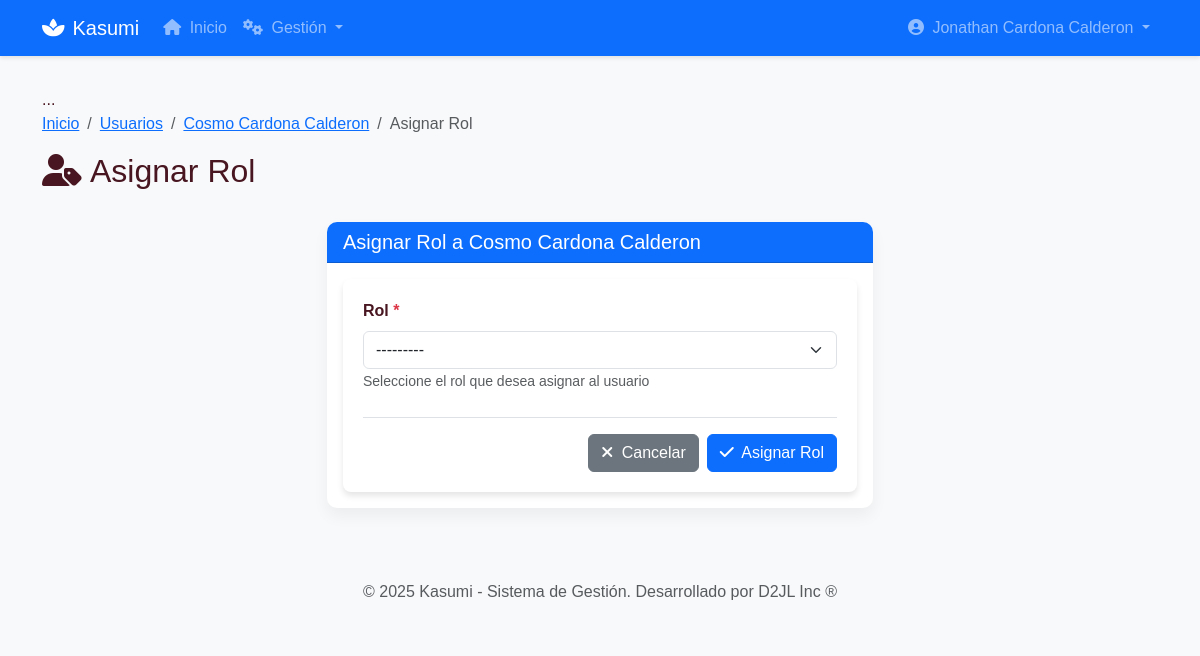
/usuarios/usuarios/8/asignar-rol/ (signed in), run on the app's committed database.
### accounts/models.py (models this page shows, shortened)
class Usuario(AbstractUser):
    TIPO_DOCUMENTO_CHOICES = [
        ('CC', 'Cédula de Ciudadanía'),
        ('CE', 'Cédula de Extranjería'),
        ('TI', 'Tarjeta de Identidad'),
        ('PAS', 'Pasaporte'),
    ]
    username = None
    email = models.EmailField(_('email address'), unique=True)
    tipo_documento = models.CharField(
        max_length=3,
        choices=TIPO_DOCUMENTO_CHOICES,
        default='CC',
        verbose_name='Tipo de Documento'
    )
    numero_documento = models.CharField(
        max_length=20,
        unique=True,
        verbose_name='Número de Documento'
    )
    telefono = models.CharField(max_length=15, blank=True, verbose_name='Teléfono')
    direccion = models.TextField(blank=True, verbose_name='Dirección')
    ciudad = models.CharField(max_length=100, blank=True, verbose_name='Ciudad')
    fecha_nacimiento = models.DateField(null=True, blank=True, verbose_name='Fecha de Nacimiento')
    USERNAME_FIELD = 'email'
    REQUIRED_FIELDS = ['numero_documento', 'first_name', 'last_name']
    objects = UsuarioManager()
    class Meta:
        verbose_name = 'Usuario'
        verbose_name_plural = 'Usuarios'

### gestion_usuarios/views.py (the view, shortened to what this page needs)
class AsignarRolView(LoginRequiredMixin, UserPassesTestMixin, CreateView):
    model = UsuarioRol
    form_class = AsignarRolForm
    template_name = 'gestion_usuarios/roles/asignar_rol.html'
    def test_func(self):
        return self.request.user.is_staff
    def get_context_data(self, **kwargs):
        context = super().get_context_data(**kwargs)
        usuario_id = self.kwargs.get('usuario_id')
        context['usuario'] = get_object_or_404(Usuario, pk=usuario_id)
        context['titulo'] = _('Asignar Rol')
        return context

### gestion_usuarios/forms.py
class AsignarRolForm(forms.ModelForm):
    class Meta:
        model = UsuarioRol
        fields = ['rol']
        widgets = {
            'rol': forms.Select(attrs={'class': 'form-select'}),
        }
    def __init__(self, *args, **kwargs):
        super().__init__(*args, **kwargs)
        self.fields['rol'].queryset = Rol.objects.filter(estado='A')

### gestion_usuarios/models.py (called while the page is built)
    def __str__(self):
        return self.nombre

### templates/gestion_usuarios/roles/asignar_rol.html (shortened to what this page needs)
{% extends "base.html" %}
{% load static %}
{% block content %}
<div class="row mb-4">
    <div class="col-12">
        <nav aria-label="breadcrumb">
            <ol class="breadcrumb">
                <li class="breadcrumb-item"><a href="{% url 'core:home' %}">Inicio</a></li>
                <li class="breadcrumb-item"><a href="{% url 'gestion_usuarios:lista_usuarios' %}">Usuarios</a></li>
                <li class="breadcrumb-item"><a href="{% url 'gestion_usuarios:detalle_usuario' usuario.pk %}">{{ usuario.get_full_name }}</a></li>
                <li class="breadcrumb-item active">{{ titulo }}</li>
            </ol>
        </nav>
        <h2><i class="fas fa-user-tag me-2"></i>{{ titulo }}</h2>
    </div>
</div>
<div class="row">
    <div class="col-lg-6 mx-auto">
        <div class="card">
            <div class="card-header bg-primary text-white">
                <h5 class="mb-0">Asignar Rol a {{ usuario.get_full_name }}</h5>
            </div>
            <div class="card-body">
                <form method="post" novalidate>
                    <div class="mb-3">
                        <label for="{{ form.rol.id_for_label }}" class="form-label">
                            {{ form.rol.label }} <span class="text-danger">*</span>
                        </label>
                        {{ form.rol }}
                        <small class="form-text text-muted">Seleccione el rol que desea asignar al usuario</small>
                    </div>
                    <div class="d-flex gap-2 justify-content-end mt-4 pt-3 border-top">
                        <a href="{% url 'gestion_usuarios:detalle_usuario' usuario.pk %}" class="btn btn-secondary">
                            <i class="fas fa-times me-1"></i> Cancelar
                        </a>
                        <button type="submit" class="btn btn-primary">
                            <i class="fas fa-check me-1"></i> Asignar Rol
                        </button>
                    </div>
                </form>
            </div>
        </div>
    </div>
</div>
{% endblock %}

### templates/base.html (shortened to what this page needs)
<!DOCTYPE html>
{% load static %}
<html lang="es">
<head>
    <link href="https://cdn.jsdelivr.net/npm/bootstrap@5.3.3/dist/css/bootstrap.min.css" rel="stylesheet">
    <link rel="stylesheet" href="https://cdnjs.cloudflare.com/ajax/libs/font-awesome/6.4.0/css/all.min.css">
    <link rel="stylesheet" href="{% static 'css/styles.css' %}">
</head>
<body class="{% block body_class %}{% endblock %}">
    {% if user.is_authenticated %}
    <nav class="navbar navbar-expand-lg navbar-dark bg-primary">
        <div class="container">
            <a class="navbar-brand" href="{% url 'core:home' %}">
                <i class="fas fa-spa me-2"></i>Kasumi
            </a>
            <div class="collapse navbar-collapse" id="navbarNav">
                <ul class="navbar-nav me-auto">
                    <li class="nav-item">
                        <a class="nav-link" href="{% url 'core:home' %}">
                            <i class="fas fa-home me-1"></i> Inicio
                        </a>
                    </li>
                    {% if user.is_staff %}
                    <li class="nav-item dropdown">
                        <a class="nav-link dropdown-toggle" href="#" id="gestionDropdown" role="button" data-bs-toggle="dropdown">
                            <i class="fas fa-cogs me-1"></i> Gestión
                        </a>
                    </li>
                    {% endif %}
                </ul>
                <ul class="navbar-nav">
                    <li class="nav-item dropdown">
                        <a class="nav-link dropdown-toggle" href="#" id="userDropdown" role="button" data-bs-toggle="dropdown">
                            <i class="fas fa-user-circle me-1"></i> {{ user.get_full_name|default:user.email }}
                        </a>
                    </li>
                </ul>
            </div>
        </div>
    </nav>
    {% endif %}
    <main class="container">
        ...
        {% block content %}{% endblock %}
    </main>
    <footer class="bg-light text-center text-muted py-4 mt-5">
        <div class="container">
            <p class="mb-0">© {% now "Y" %} Kasumi - Sistema de Gestión. <span class="d-none d-md-inline">Desarrollado por D2JL Inc ®</span></p>
        </div>
    </footer>
</body>
</html>

### static/css/styles.css (style rules this page uses)
:root { --background-color: #FBE9DB; --primary-color: #D55672; --secondary-color: #ADF5FF; --text-color: #481620; --accent-color: #0075A2; }
body { font-family: Arial, sans-serif; background-color: var(--background-color); color: var(--text-color); }
form { max-width: 700px; margin: 0 auto; padding: 20px; background-color: #fff; border-radius: 8px; box-shadow: 0 4px 6px rgba(0, 0, 0, 0.1); }
label { color: var(--text-color); font-weight: bold; }
button { background-color: var(--primary-color); color: #fff; border: none; border-radius: 8px; padding: 10px; font-size: 16px; font-weight: bold; transition: background-color 0.3s ease, color 0.3s ease; }

### templates/base.html (style rules this page uses)
body { background-color: #f8f9fa; }
.navbar { margin-bottom: 2rem; box-shadow: 0 2px 4px rgba(0,0,0,.1); }
.card { border: none; border-radius: 10px; box-shadow: 0 0.5rem 1rem rgba(0, 0, 0, 0.05); }
.card-header { border-radius: 10px 10px 0 0 !important; font-weight: 600; }

### data on the page
Usuario: get_full_name "Jonathan Cardona Calderon"
Usuario: get_full_name "Cosmo Cardona Calderon"

### other printed values
{{ titulo }} "Asignar Rol"
